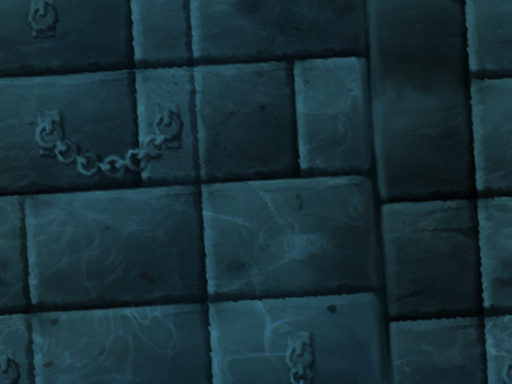

This is a level from a 2D game, rendered from its Tiled map with the project's own tilesets. A one-line summary and the complete map file follow:
An orthogonal 16x12 tile map with 32x32 px tiles, 1 tile layer (Tile Layer 3), 2 hidden layers not drawn.

<map version="1.0" orientation="orthogonal" width="16" height="12" tilewidth="32" tileheight="32">
 <tileset firstgid="1" source="../tilesets/tileset_area4.tsx" />
 <layer name="Tile Layer 3" width="16" height="12">
  <properties>
   <property name="hScale" value="0.4" />
   <property name="vScale" value="0" />
  </properties>
  <data encoding="csv">
401,402,403,404,405,406,407,408,409,410,411,412,413,414,415,416,
433,434,435,436,437,438,439,440,441,442,443,444,445,446,447,448,
465,466,467,468,469,470,471,472,473,474,475,476,477,478,479,480,
497,498,499,500,501,502,503,504,505,506,507,508,509,510,511,512,
529,530,531,532,533,534,535,536,537,538,539,540,541,542,543,544,
561,562,563,564,565,566,567,568,569,570,571,572,573,574,575,576,
593,594,595,596,597,598,599,600,601,602,603,604,605,606,607,608,
625,626,627,628,629,630,631,632,633,634,635,636,637,638,639,640,
657,658,659,660,661,662,663,664,665,666,667,668,669,670,671,672,
689,690,691,692,693,694,695,696,697,698,699,700,701,702,703,704,
721,722,723,724,725,726,727,728,729,730,731,732,733,734,735,736,
753,754,755,756,757,758,759,760,761,762,763,764,765,766,767,768
</data>
 </layer>
 <layer name="Tile Layer 2" width="16" height="12" visible="0">
  <properties>
   <property name="hScale" value="0.6" />
   <property name="vScale" value="0" />
  </properties>
  <data encoding="csv">
17,18,19,20,21,22,23,24,25,26,27,28,29,30,31,32,
49,50,51,52,53,54,55,56,57,58,59,60,61,62,63,64,
81,82,83,84,85,86,87,88,89,90,91,92,93,94,95,96,
113,114,115,116,117,118,119,120,121,122,123,124,125,126,127,128,
145,146,147,148,149,150,151,152,153,154,155,156,157,158,159,160,
177,178,179,180,181,182,183,184,185,186,187,188,189,190,191,192,
209,210,211,212,213,214,215,216,217,218,219,220,221,222,223,224,
241,242,243,244,245,246,247,248,249,250,251,252,253,254,255,256,
273,274,275,276,277,278,279,280,281,282,283,284,285,286,287,288,
305,306,307,308,309,310,311,312,313,314,315,316,317,318,319,320,
337,338,339,340,341,342,343,344,345,346,347,348,349,350,351,352,
369,370,371,372,373,374,375,376,377,378,379,380,381,382,383,384
</data>
 </layer>
 <layer name="Tile Layer 1" width="16" height="12" visible="0">
  <properties>
   <property name="hScale" value="0.8" />
   <property name="vScale" value="0" />
  </properties>
  <data encoding="csv">
2,2,2,2,2,2,2,2,2,2,2,2,2,2,2,2,
2,2,2,2,2,2,2,2,2,2,2,2,2,2,2,2,
2,2,2,2,2,2,2,2,2,2,2,2,2,2,2,2,
2,2,2,2,2,2,2,2,2,2,2,2,2,2,2,2,
1,2,2,2,2,2,2,2,2,2,2,2,2,2,1,1,
1,2,2,2,2,2,2,2,2,2,2,2,2,2,2,2,
521,2,2,2,2,2,2,2,2,2,2,2,2,519,520,521,
553,2,2,2,2,2,2,2,2,2,2,2,2,551,552,553,
520,521,2,2,2,2,2,2,2,2,2,2,519,520,521,519,
552,553,2,2,2,2,2,2,2,2,2,2,551,552,553,551,
519,520,521,2,2,2,2,2,519,520,521,519,520,521,519,520,
551,552,553,2,2,2,2,2,551,552,553,551,552,553,551,552
</data>
 </layer>
</map>
